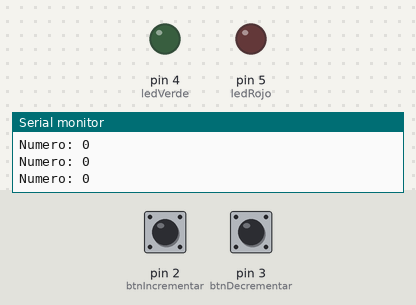
Bench run of a sketch on a simulated Arduino Uno, built with avr-gcc and run on an emulated ATmega328P. Parts: output pins drawn as LEDs (lit = HIGH), the last lines printed to the serial monitor. The test bench sets the inputs (shaded band); at power-on: pin 2 (btnIncrementar) LOW, pin 3 (btnDecrementar) LOW.

Above: at 1.2 s.
1.3 s: pin 2 (btnIncrementar) pulled HIGH for 1 s
At 1.8 s:
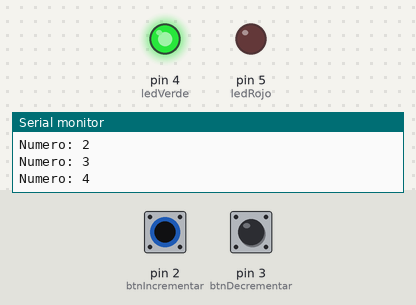
4.3 s: pin 3 (btnDecrementar) pulled HIGH for 3.2 s
At 4.81 s:
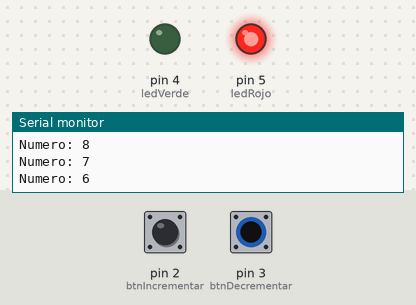
9.0 s: pin 2 (btnIncrementar) pulled HIGH for 0.15 s
At 10.6 s:
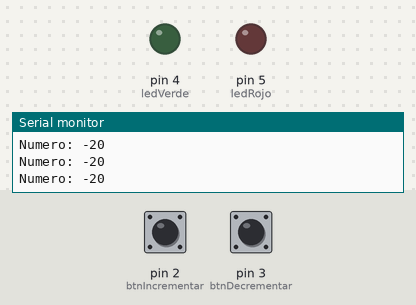
12.1 s: pin 2 (btnIncrementar) pulled HIGH for 3.2 s
At 12.61 s:
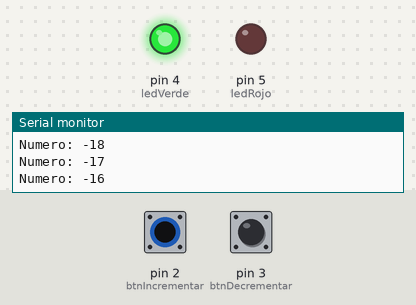
16.8 s: pin 3 (btnDecrementar) pulled HIGH for 1 s
At 18.6 s:
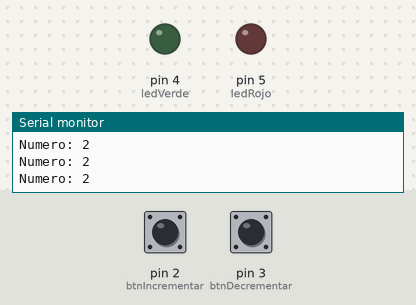
20.8 s: pin 3 (btnDecrementar) pulled HIGH for 0.15 s
At 20.9 s:
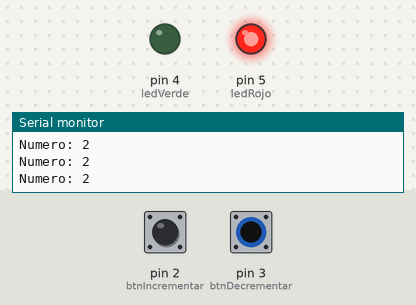
Timing chart, 0 to 23.8 s (numbered marks = the images above; inputs shaded):
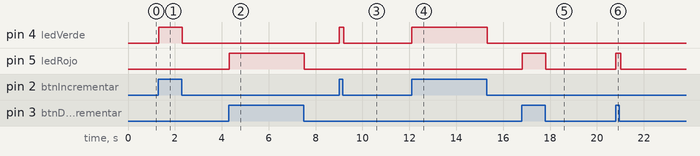

The sketch:

incrementoDecremento.ino
```cpp
int num = 0;
int btnIncrementar=2;
int btnDecrementar=3;
int ledRojo=5;
int ledVerde=4;
void setup()
{
  pinMode(btnIncrementar, INPUT);
  pinMode(btnDecrementar, INPUT);
  pinMode(ledRojo, OUTPUT);
  pinMode(ledVerde, OUTPUT);
  Serial.begin(9600);
}
void loop()
{
  Serial.print("Numero: ");
  Serial.println(num);
  if(digitalRead(btnIncrementar)){
     num++;
     digitalWrite(ledVerde, HIGH);
     delay(100);
     digitalWrite(ledVerde, LOW);
  }
  if(digitalRead(btnDecrementar)){
     num--;
     digitalWrite(ledRojo, HIGH);
     delay(100);
     digitalWrite(ledRojo, LOW);
  }
}
```

Measured:
- after the input at 1.3 s, pin 4 (ledVerde): LOW → HIGH at once, → LOW 1.0 s later
- after the input at 4.3 s, pin 5 (ledRojo): LOW → HIGH at once, → LOW 3.2 s later
- after the input at 9.0 s, pin 4 (ledVerde): LOW → HIGH at once, → LOW 0.20 s later
- after the input at 12.1 s, pin 4 (ledVerde): LOW → HIGH at once, → LOW 3.2 s later
- after the input at 16.8 s, pin 5 (ledRojo): LOW → HIGH at once, → LOW 1.0 s later
- after the input at 20.8 s, pin 5 (ledRojo): LOW → HIGH at once, → LOW 0.20 s later
